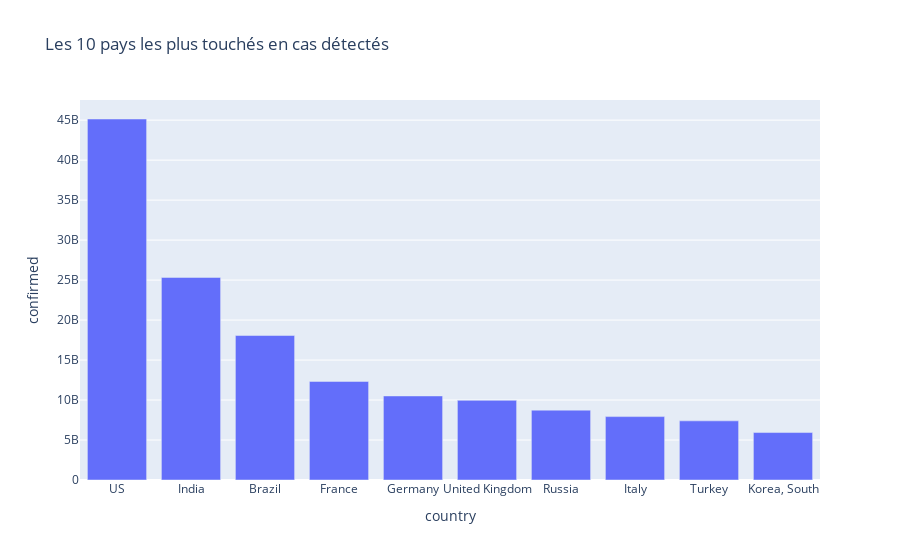

The notebook cell this image was saved under:
### Markdown cell above
<hr>

### Code cell
plot_exp.bar(dfs['country_sorted'].head(10), x='country', y='confirmed', title='Les 10 pays les plus touchés en cas détectés')

### Figure 1 — Plotly figure (JSON) as saved in the notebook; plotly's stock layout.template omitted (floating-point values rounded to 4 significant figures)
{"data": [{"alignmentgroup": "True", "hovertemplate": "country=%{x}<br>confirmed=%{y}<extra></extra>", "legendgroup": "", "marker": {"color": "#636efa", "pattern": {"shape": ""}}, "name": "", "offsetgroup": "", "orientation": "v", "showlegend": false, "textposition": "auto", "type": "bar", "x": ["US", "India", "Brazil", "France", "Germany", "United Kingdom", "Russia", "Italy", "Turkey", "Korea, South"], "xaxis": "x", "y": [45142918434, 25333032268, 18065779204, 12325844813, 10510472899, 9962186872, 8737149987, 7928371895, 7394203757, 5932336773], "yaxis": "y"}], "layout": {"barmode": "relative", "legend": {"tracegroupgap": 0}, "title": {"text": "Les 10 pays les plus touchés en cas détectés"}, "xaxis": {"anchor": "y", "domain": [0, 1], "title": {"text": "country"}}, "yaxis": {"anchor": "x", "domain": [0, 1], "title": {"text": "confirmed"}}}}
